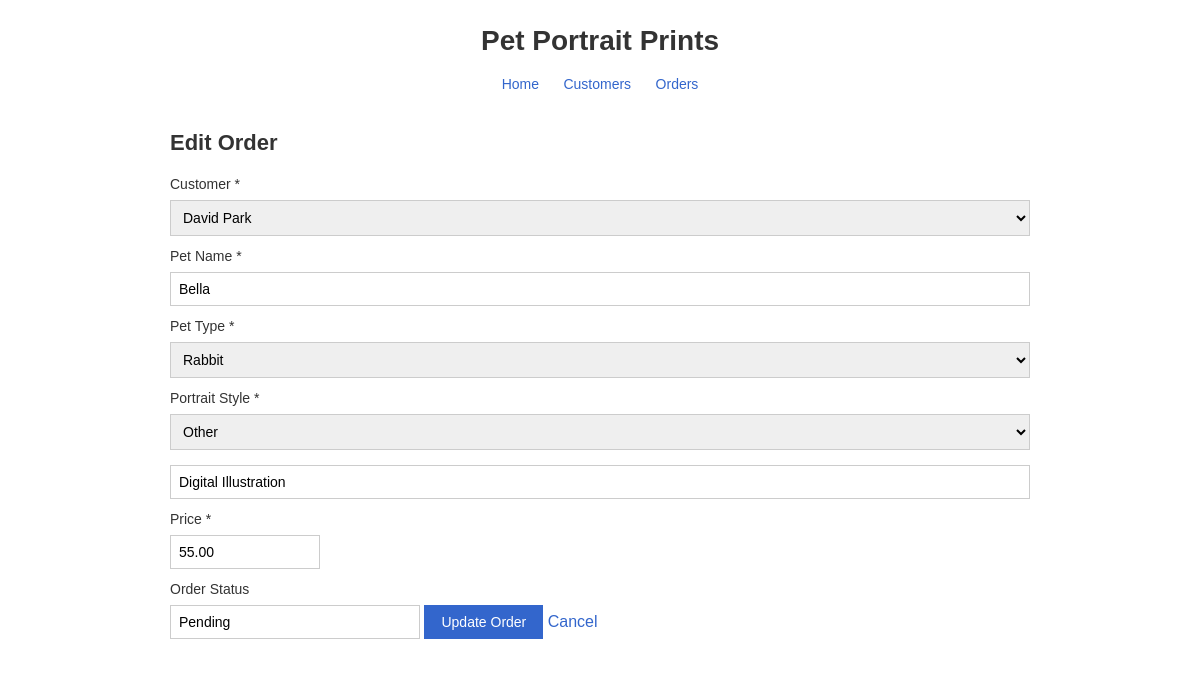
/orders/edit_order.php?id=6, run on the app's committed database.
### tables this page shows
CREATE TABLE IF NOT EXISTS pet_portrait_orders (
    order_id       INT           NOT NULL AUTO_INCREMENT,
    customer_id    INT           NOT NULL,
    pet_name       VARCHAR(100)  NOT NULL,
    pet_type       VARCHAR(50)   NOT NULL,
    portrait_style VARCHAR(100)  NOT NULL,
    price          DECIMAL(10,2) NOT NULL,
    order_status   VARCHAR(30)   NOT NULL DEFAULT 'Pending',
    added_by       INT,
    updated_by     INT,
    created_at     TIMESTAMP     DEFAULT CURRENT_TIMESTAMP,
    updated_at     TIMESTAMP     DEFAULT CURRENT_TIMESTAMP ON UPDATE CURRENT_TIMESTAMP,
    PRIMARY KEY (order_id),
    CONSTRAINT fk_order_customer
        FOREIGN KEY (customer_id) REFERENCES customers(customer_id) ON DELETE CASCADE,
    CONSTRAINT fk_order_added_by
        FOREIGN KEY (added_by) REFERENCES users(user_id) ON DELETE SET NULL,
    CONSTRAINT fk_order_updated_by
        FOREIGN KEY (updated_by) REFERENCES users(user_id) ON DELETE SET NULL
);

### includes/db_connect.php (called while the page is built, shortened)
<?php
function escape($string)
{
    return htmlspecialchars($string ?? '', ENT_QUOTES, 'UTF-8');
}
?>

### orders/edit_order.php (the view, shortened to what this page needs)
<?php
require_once __DIR__ . '/../includes/db_connect.php';
$petTypes = ['Dog', 'Cat', 'Rabbit', 'Bird', 'Hamster', 'Guinea Pig', 'Horse', 'Reptile', 'Other'];
$portraitStyles = ['Watercolor', 'Cartoon', 'Pencil Sketch', 'Oil Painting', 'Pop Art', 'Minimalist', 'Royal/Renaissance', 'Other'];
$id = $_GET['id'] ?? 0;
$id = (int)$id;
$stmt = $pdo->prepare("SELECT * FROM pet_portrait_orders WHERE order_id = ?");
$stmt->execute([$id]);
$order = $stmt->fetch();
$custStmt = $pdo->query("SELECT * FROM customers ORDER BY customer_name");
$customers = $custStmt->fetchAll();
$savedPetType = $order['pet_type'];
$savedStyle = $order['portrait_style'];
$petTypeSelected = in_array($savedPetType, $petTypes) ? $savedPetType : 'Other';
$styleSelected = in_array($savedStyle, $portraitStyles) ? $savedStyle : 'Other';
$styleOtherValue = ($styleSelected === 'Other') ? $savedStyle : '';
?>
<?php require_once __DIR__ . '/../includes/header.php'; ?>
<h2>Edit Order</h2>
<form method="POST" action="edit_order.php?id=<?php echo escape($id); ?>">
    <label class="label" for="customer_id">Customer *</label>
    <select class="input" id="customer_id" name="customer_id" required>
        <?php
        foreach ($customers as $customer) {
            $selected = ($customer['customer_id'] == $order['customer_id']) ? 'selected' : '';
            echo '<option value="' . escape($customer['customer_id']) . '" ' . $selected . '>' . escape($customer['customer_name']) . '</option>';
        }
        ?>
    </select>
    <label class="label" for="pet_name">Pet Name *</label>
    <input class="input" type="text" id="pet_name" name="pet_name" value="<?php echo escape($order['pet_name']); ?>" required>
    <label class="label" for="pet_type">Pet Type *</label>
    <select class="input" id="pet_type" name="pet_type" required onchange="toggleOther(this, 'pet_type_other')">
        <?php foreach ($petTypes as $type): ?>
            <option value="<?php echo escape($type); ?>" <?php echo ($type === $petTypeSelected) ? 'selected' : ''; ?>><?php echo escape($type); ?></option>
        <?php endforeach; ?>
    </select>
    <label class="label" for="portrait_style">Portrait Style *</label>
    <select class="input" id="portrait_style" name="portrait_style" required onchange="toggleOther(this, 'portrait_style_other')">
        <?php foreach ($portraitStyles as $style): ?>
            <option value="<?php echo escape($style); ?>" <?php echo ($style === $styleSelected) ? 'selected' : ''; ?>><?php echo escape($style); ?></option>
        <?php endforeach; ?>
    </select>
    <input class="input" type="text" id="portrait_style_other" name="portrait_style_other" placeholder="Please specify" value="<?php echo escape($styleOtherValue); ?>" style="display:<?php echo $styleSelected === 'Other' ? 'block' : 'none'; ?>; margin-top:5px;">
    <label class="label" for="price">Price *</label>
    <input class="input input-small" type="number" id="price" name="price" step="0.01" min="0" value="<?php echo escape($order['price']); ?>" required>
    <label class="label" for="order_status">Order Status</label>
    <input class="input input-medium" type="text" id="order_status" name="order_status" value="<?php echo escape($order['order_status']); ?>">
    <input class="button" type="submit" value="Update Order">
    <a class="link" href="view_orders.php">Cancel</a>
</form>
<?php require_once __DIR__ . '/../includes/footer.php'; ?>

### css/style.css (style rules this page uses)
* { margin: 0; padding: 0; box-sizing: border-box; }
body { background-color: #FFFFFF; color: #333333; font-family: Arial, Helvetica, sans-serif; line-height: 1.5; }
h2 { font-size: 22px; margin-bottom: 15px; color: #333333; }
a.button, input[type="submit"], button { background-color: #3366CC; color: #FFFFFF; border: 1px solid #3366CC; padding: 8px 16px; font-size: 14px; cursor: pointer; text-decoration: none; display: inline-block; }
a.link { color: #3366CC; text-decoration: none; }
form { margin-bottom: 20px; }
.label { display: block; margin-bottom: 5px; font-size: 14px; }
.input { width: 100%; padding: 8px; border: 1px solid #CCCCCC; font-size: 14px; margin-bottom: 10px; }
.input-small { width: 150px; }
.input-medium { width: 250px; }

### data on the page
pet_portrait_orders: pet_name "Bella", portrait_style_other "Digital Illustration", price "55.00", order_status "Pending"

### other printed values
form field customer_id "David Park"
form field pet_type "Rabbit"
form field portrait_style "Other"
